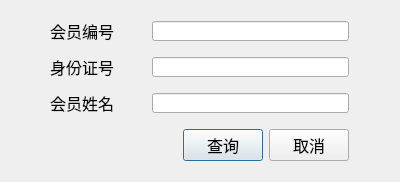
<?xml version="1.0" encoding="UTF-8"?>
<ui version="4.0">
 <class>VipInfoLookupUI</class>
 <widget class="QDialog" name="VipInfoLookupUI">
  <property name="geometry">
   <rect>
    <x>0</x>
    <y>0</y>
    <width>400</width>
    <height>182</height>
   </rect>
  </property>
  <property name="windowTitle">
   <string>会员查询</string>
  </property>
  <layout class="QGridLayout" name="gridLayout">
   <item row="0" column="1">
    <widget class="QLabel" name="labelVipId">
     <property name="maximumSize">
      <size>
       <width>100</width>
       <height>20</height>
      </size>
     </property>
     <property name="font">
      <font>
       <pointsize>12</pointsize>
      </font>
     </property>
     <property name="text">
      <string>会员编号</string>
     </property>
    </widget>
   </item>
   <item row="0" column="3" colspan="3">
    <widget class="QLineEdit" name="lineEditVipId">
     <property name="maximumSize">
      <size>
       <width>400</width>
       <height>20</height>
      </size>
     </property>
     <property name="font">
      <font>
       <pointsize>12</pointsize>
      </font>
     </property>
     <property name="layoutDirection">
      <enum>Qt::RightToLeft</enum>
     </property>
     <property name="alignment">
      <set>Qt::AlignCenter</set>
     </property>
    </widget>
   </item>
   <item row="1" column="1">
    <widget class="QLabel" name="labelVipCardId">
     <property name="maximumSize">
      <size>
       <width>100</width>
       <height>20</height>
      </size>
     </property>
     <property name="font">
      <font>
       <pointsize>12</pointsize>
      </font>
     </property>
     <property name="text">
      <string>身份证号</string>
     </property>
    </widget>
   </item>
   <item row="1" column="3" colspan="3">
    <widget class="QLineEdit" name="lineEditVipCardId">
     <property name="maximumSize">
      <size>
       <width>400</width>
       <height>20</height>
      </size>
     </property>
     <property name="font">
      <font>
       <pointsize>12</pointsize>
      </font>
     </property>
     <property name="layoutDirection">
      <enum>Qt::RightToLeft</enum>
     </property>
     <property name="alignment">
      <set>Qt::AlignCenter</set>
     </property>
    </widget>
   </item>
   <item row="2" column="1">
    <widget class="QLabel" name="labelVipName">
     <property name="maximumSize">
      <size>
       <width>100</width>
       <height>20</height>
      </size>
     </property>
     <property name="font">
      <font>
       <pointsize>12</pointsize>
      </font>
     </property>
     <property name="text">
      <string>会员姓名</string>
     </property>
    </widget>
   </item>
   <item row="2" column="3" colspan="3">
    <widget class="QLineEdit" name="lineEditVipName">
     <property name="maximumSize">
      <size>
       <width>400</width>
       <height>20</height>
      </size>
     </property>
     <property name="font">
      <font>
       <pointsize>12</pointsize>
      </font>
     </property>
     <property name="layoutDirection">
      <enum>Qt::RightToLeft</enum>
     </property>
     <property name="alignment">
      <set>Qt::AlignCenter</set>
     </property>
    </widget>
   </item>
   <item row="3" column="1" colspan="3">
    <spacer>
     <property name="orientation">
      <enum>Qt::Horizontal</enum>
     </property>
     <property name="sizeHint" stdset="0">
      <size>
       <width>128</width>
       <height>31</height>
      </size>
     </property>
    </spacer>
   </item>
   <item row="3" column="4">
    <widget class="QPushButton" name="pushButtonLookup">
     <property name="font">
      <font>
       <pointsize>12</pointsize>
      </font>
     </property>
     <property name="text">
      <string>查询</string>
     </property>
    </widget>
   </item>
   <item row="3" column="5">
    <widget class="QPushButton" name="cancelLookupButton">
     <property name="font">
      <font>
       <pointsize>12</pointsize>
      </font>
     </property>
     <property name="text">
      <string>取消</string>
     </property>
    </widget>
   </item>
   <item row="0" column="0">
    <spacer name="horizontalSpacer">
     <property name="orientation">
      <enum>Qt::Horizontal</enum>
     </property>
     <property name="sizeHint" stdset="0">
      <size>
       <width>40</width>
       <height>20</height>
      </size>
     </property>
    </spacer>
   </item>
   <item row="0" column="6">
    <spacer name="horizontalSpacer_2">
     <property name="orientation">
      <enum>Qt::Horizontal</enum>
     </property>
     <property name="sizeHint" stdset="0">
      <size>
       <width>40</width>
       <height>20</height>
      </size>
     </property>
    </spacer>
   </item>
   <item row="1" column="0">
    <spacer name="horizontalSpacer_3">
     <property name="orientation">
      <enum>Qt::Horizontal</enum>
     </property>
     <property name="sizeHint" stdset="0">
      <size>
       <width>40</width>
       <height>20</height>
      </size>
     </property>
    </spacer>
   </item>
   <item row="1" column="6">
    <spacer name="horizontalSpacer_4">
     <property name="orientation">
      <enum>Qt::Horizontal</enum>
     </property>
     <property name="sizeHint" stdset="0">
      <size>
       <width>40</width>
       <height>20</height>
      </size>
     </property>
    </spacer>
   </item>
   <item row="2" column="6">
    <spacer name="horizontalSpacer_5">
     <property name="orientation">
      <enum>Qt::Horizontal</enum>
     </property>
     <property name="sizeHint" stdset="0">
      <size>
       <width>40</width>
       <height>20</height>
      </size>
     </property>
    </spacer>
   </item>
   <item row="2" column="0">
    <spacer name="horizontalSpacer_6">
     <property name="orientation">
      <enum>Qt::Horizontal</enum>
     </property>
     <property name="sizeHint" stdset="0">
      <size>
       <width>40</width>
       <height>20</height>
      </size>
     </property>
    </spacer>
   </item>
  </layout>
 </widget>
 <resources/>
 <connections>
  <connection>
   <sender>pushButtonLookup</sender>
   <signal>clicked()</signal>
   <receiver>VipInfoLookupUI</receiver>
   <slot>accept()</slot>
   <hints>
    <hint type="sourcelabel">
     <x>278</x>
     <y>253</y>
    </hint>
    <hint type="destinationlabel">
     <x>96</x>
     <y>254</y>
    </hint>
   </hints>
  </connection>
  <connection>
   <sender>cancelLookupButton</sender>
   <signal>clicked()</signal>
   <receiver>VipInfoLookupUI</receiver>
   <slot>reject()</slot>
   <hints>
    <hint type="sourcelabel">
     <x>369</x>
     <y>253</y>
    </hint>
    <hint type="destinationlabel">
     <x>179</x>
     <y>282</y>
    </hint>
   </hints>
  </connection>
 </connections>
</ui>
